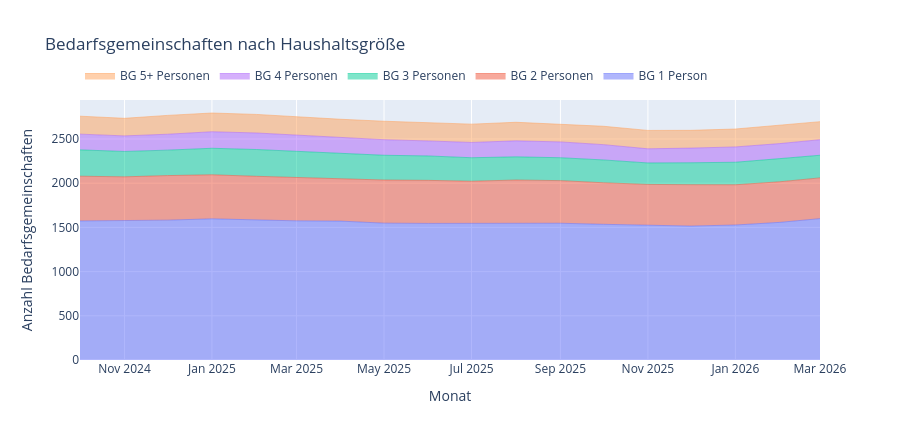

Notebook code for this chart:
### Markdown cell above
## 2. Struktur der Bedarfsgemeinschaften: Größe und Typ

### Code cell
fig = go.Figure()
for spalte in bg_groessen:
    fig.add_trace(go.Scatter(
        x=bezugsdauer.index.to_timestamp(), y=bezugsdauer[spalte], name=spalte,
        mode="lines", stackgroup="groesse", line=dict(width=0.5),
    ))
fig.update_layout(
    title="Bedarfsgemeinschaften nach Haushaltsgröße",
    yaxis_title="Anzahl Bedarfsgemeinschaften", xaxis_title="Monat",
    hovermode="x unified", legend=dict(orientation="h", y=1.15), height=440,
)
fig

### Figure 1 — Plotly figure (JSON) as saved in the notebook; plotly's stock layout.template omitted (floating-point values rounded to 4 significant figures)
{"data": [{"line": {"width": 0.5}, "mode": "lines", "name": "BG 1 Person", "stackgroup": "groesse", "type": "scatter", "x": ["2024-10-01T00:00:00", "2024-11-01T00:00:00", "2024-12-01T00:00:00", "2025-01-01T00:00:00", "2025-02-01T00:00:00", "2025-03-01T00:00:00", "2025-04-01T00:00:00", "2025-05-01T00:00:00", "2025-06-01T00:00:00", "2025-07-01T00:00:00", "2025-08-01T00:00:00", "2025-09-01T00:00:00", "2025-10-01T00:00:00", "2025-11-01T00:00:00", "2025-12-01T00:00:00", "2026-01-01T00:00:00", "2026-02-01T00:00:00", "2026-03-01T00:00:00"], "y": [1573, 1575, 1582, 1597, 1583, 1574, 1571, 1548, 1545, 1545, 1548, 1547, 1535, 1527, 1515, 1527, 1557, 1599]}, {"line": {"width": 0.5}, "mode": "lines", "name": "BG 2 Personen", "stackgroup": "groesse", "type": "scatter", "x": ["2024-10-01T00:00:00", "2024-11-01T00:00:00", "2024-12-01T00:00:00", "2025-01-01T00:00:00", "2025-02-01T00:00:00", "2025-03-01T00:00:00", "2025-04-01T00:00:00", "2025-05-01T00:00:00", "2025-06-01T00:00:00", "2025-07-01T00:00:00", "2025-08-01T00:00:00", "2025-09-01T00:00:00", "2025-10-01T00:00:00", "2025-11-01T00:00:00", "2025-12-01T00:00:00", "2026-01-01T00:00:00", "2026-02-01T00:00:00", "2026-03-01T00:00:00"], "y": [506, 497, 504, 498, 495, 490, 484, 488, 487, 477, 488, 482, 470, 459, 468, 455, 459, 461]}, {"line": {"width": 0.5}, "mode": "lines", "name": "BG 3 Personen", "stackgroup": "groesse", "type": "scatter", "x": ["2024-10-01T00:00:00", "2024-11-01T00:00:00", "2024-12-01T00:00:00", "2025-01-01T00:00:00", "2025-02-01T00:00:00", "2025-03-01T00:00:00", "2025-04-01T00:00:00", "2025-05-01T00:00:00", "2025-06-01T00:00:00", "2025-07-01T00:00:00", "2025-08-01T00:00:00", "2025-09-01T00:00:00", "2025-10-01T00:00:00", "2025-11-01T00:00:00", "2025-12-01T00:00:00", "2026-01-01T00:00:00", "2026-02-01T00:00:00", "2026-03-01T00:00:00"], "y": [298, 287, 288, 300, 303, 295, 282, 280, 276, 266, 262, 259, 258, 243, 248, 255, 262, 256]}, {"line": {"width": 0.5}, "mode": "lines", "name": "BG 4 Personen", "stackgroup": "groesse", "type": "scatter", "x": ["2024-10-01T00:00:00", "2024-11-01T00:00:00", "2024-12-01T00:00:00", "2025-01-01T00:00:00", "2025-02-01T00:00:00", "2025-03-01T00:00:00", "2025-04-01T00:00:00", "2025-05-01T00:00:00", "2025-06-01T00:00:00", "2025-07-01T00:00:00", "2025-08-01T00:00:00", "2025-09-01T00:00:00", "2025-10-01T00:00:00", "2025-11-01T00:00:00", "2025-12-01T00:00:00", "2026-01-01T00:00:00", "2026-02-01T00:00:00", "2026-03-01T00:00:00"], "y": [178, 176, 180, 187, 187, 183, 177, 176, 170, 173, 181, 179, 173, 160, 166, 173, 170, 176]}, {"line": {"width": 0.5}, "mode": "lines", "name": "BG 5+ Personen", "stackgroup": "groesse", "type": "scatter", "x": ["2024-10-01T00:00:00", "2024-11-01T00:00:00", "2024-12-01T00:00:00", "2025-01-01T00:00:00", "2025-02-01T00:00:00", "2025-03-01T00:00:00", "2025-04-01T00:00:00", "2025-05-01T00:00:00", "2025-06-01T00:00:00", "2025-07-01T00:00:00", "2025-08-01T00:00:00", "2025-09-01T00:00:00", "2025-10-01T00:00:00", "2025-11-01T00:00:00", "2025-12-01T00:00:00", "2026-01-01T00:00:00", "2026-02-01T00:00:00", "2026-03-01T00:00:00"], "y": [203, 199, 213, 212, 210, 209, 209, 209, 208, 207, 210, 201, 208, 208, 201, 203, 207, 204]}], "layout": {"height": 440, "hovermode": "x unified", "legend": {"orientation": "h", "y": 1.15}, "title": {"text": "Bedarfsgemeinschaften nach Haushaltsgröße"}, "xaxis": {"title": {"text": "Monat"}}, "yaxis": {"title": {"text": "Anzahl Bedarfsgemeinschaften"}}}}
